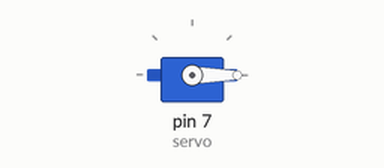
Simulated run of this sketch. Board: Arduino Uno, built with avr-gcc and run on an emulated ATmega328P. Parts: servo.

Above: at 0.05 s.
At 1.75 s:
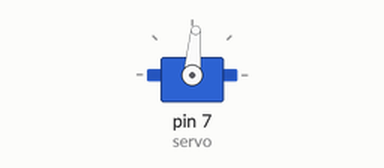
At 3.5 s:
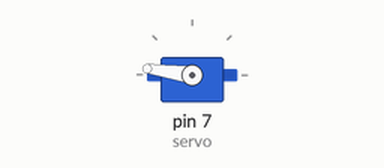
At 7.0 s:
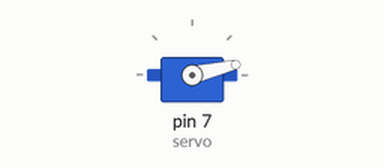
Timing chart, 0 to 9.4 s (numbered marks = the images above):
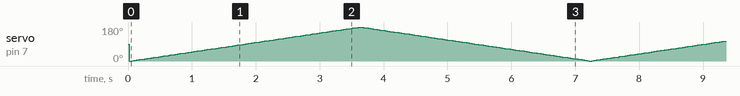

The sketch:

servoturnbytime2.ino
```cpp
#include <Servo.h>

Servo servo; // our  servo

int servoPos = 0; //first servo position
int sDirec = 1; // for controlling  servo step and direction
unsigned long sMoveT = 20; // base servo moving time , as a servo clock
unsigned long sMoved = 0; // last move

void setup() {
  // put your setup code here, to run once:
servo.attach(7);
}

void loop() {
  // put your main code here, to run repeatedly:

  if (millis() - sMoved >= sMoveT) {
    sMoved = millis();
    servo.write(servoPos);
    servoPos += sDirec; // add one degree
    if (servoPos >= 180 || servoPos <= 0) {
      sDirec *= -1; // reverse direction
    }
  }

}
```
